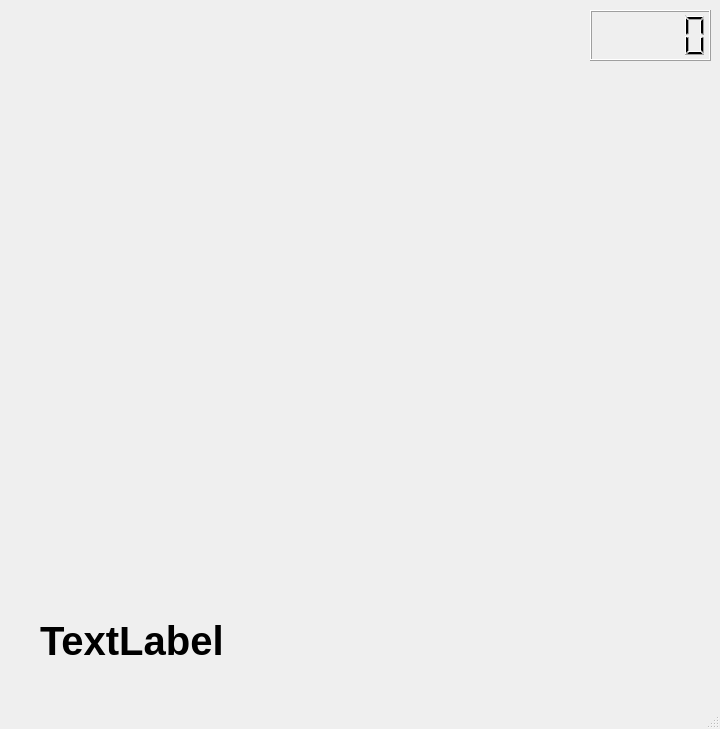
<?xml version="1.0" encoding="UTF-8"?>
<ui version="4.0">
 <class>MainWindow</class>
 <widget class="QMainWindow" name="MainWindow">
  <property name="geometry">
   <rect>
    <x>0</x>
    <y>0</y>
    <width>720</width>
    <height>729</height>
   </rect>
  </property>
  <property name="windowTitle">
   <string>MainWindow</string>
  </property>
  <widget class="QWidget" name="centralwidget">
   <widget class="QLCDNumber" name="lcdNumber">
    <property name="geometry">
     <rect>
      <x>590</x>
      <y>10</y>
      <width>121</width>
      <height>51</height>
     </rect>
    </property>
   </widget>
   <widget class="QLabel" name="messageText">
    <property name="geometry">
     <rect>
      <x>40</x>
      <y>590</y>
      <width>491</width>
      <height>101</height>
     </rect>
    </property>
    <property name="font">
     <font>
      <pointsize>30</pointsize>
      <weight>75</weight>
      <italic>false</italic>
      <bold>true</bold>
      <strikeout>false</strikeout>
      <kerning>true</kerning>
     </font>
    </property>
    <property name="text">
     <string>TextLabel</string>
    </property>
   </widget>
  </widget>
  <widget class="QMenuBar" name="menubar">
   <property name="geometry">
    <rect>
     <x>0</x>
     <y>0</y>
     <width>720</width>
     <height>24</height>
    </rect>
   </property>
  </widget>
  <widget class="QStatusBar" name="statusbar"/>
 </widget>
 <resources/>
 <connections/>
</ui>
